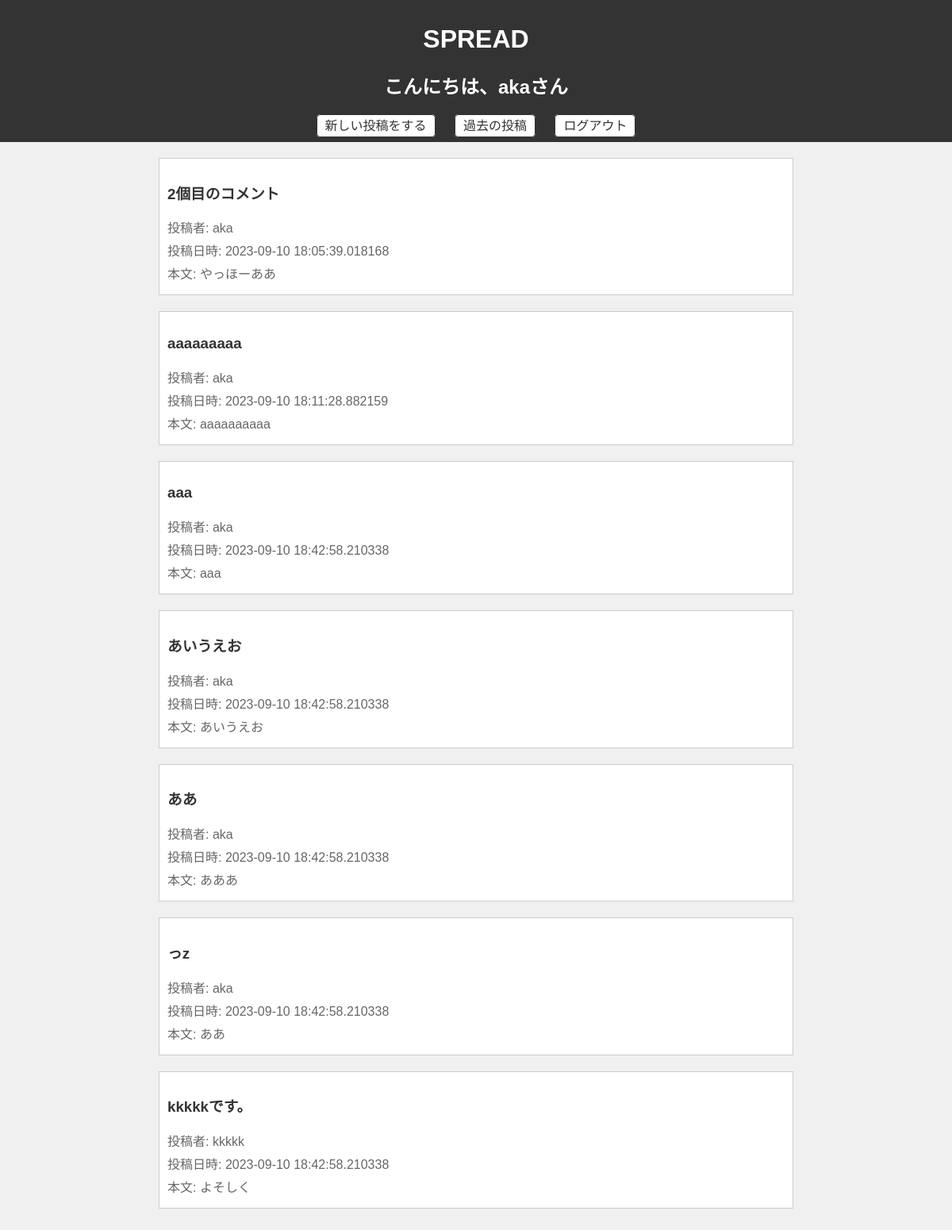
Before: /index (signed in) with the older database file.
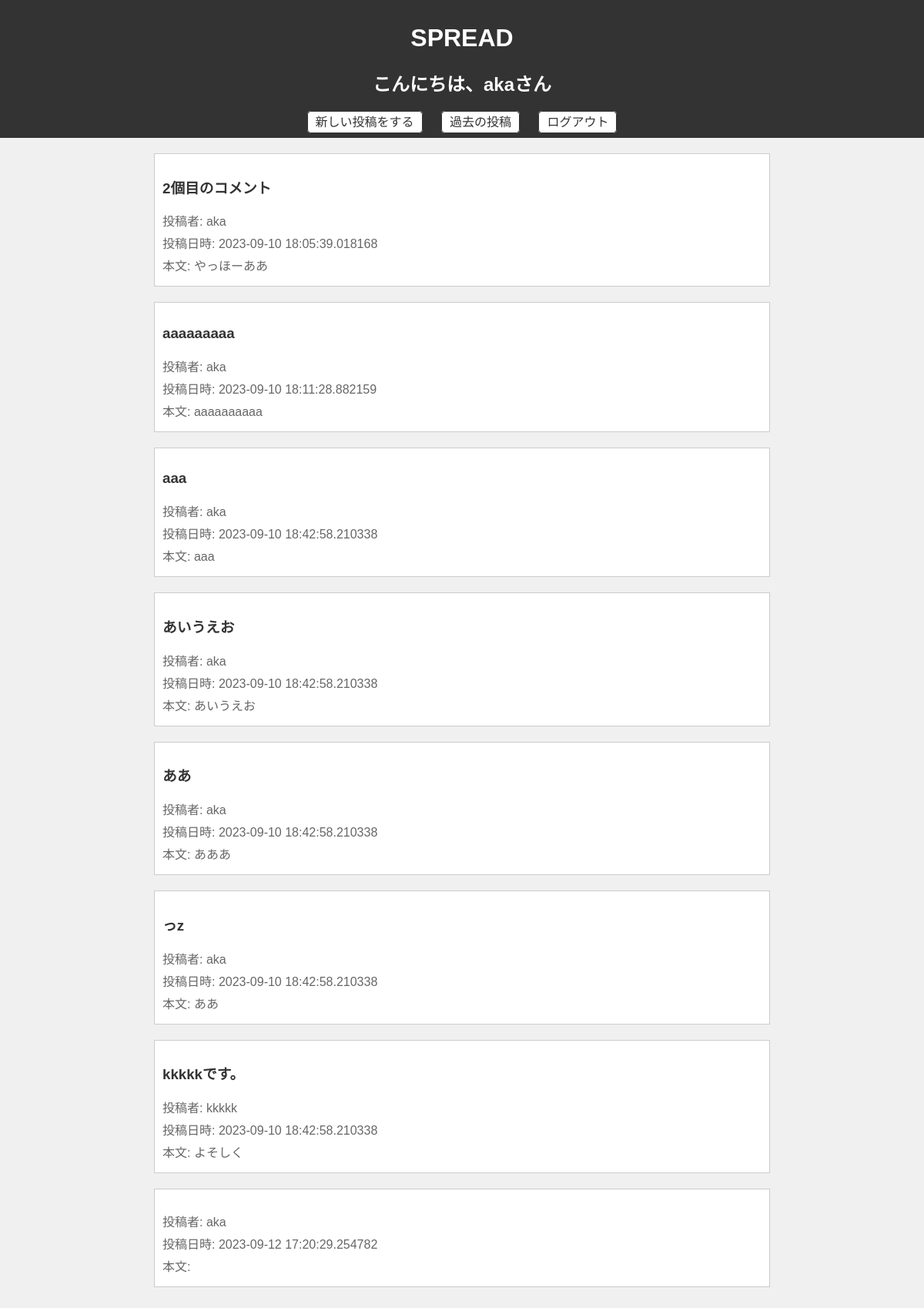
After: the same page with the newer database file.
### app.py (models this page shows)
class User(UserMixin, db.Model):
    id = db.Column(db.Integer, primary_key=True)
    username = db.Column(db.String(30), unique=True)
    password = db.Column(db.String(12))

class Post(db.Model):
    __tablename__ = 'post'
    id = db.Column(db.Integer, primary_key=True)
    username = db.Column(db.String(30), nullable=False)
    title = db.Column(db.String(50), nullable=False)
    body = db.Column(db.String(300), nullable=False)
    created_at = db.Column(db.DateTime, nullable=False, default=datetime.now(pytz.timezone('Asia/Tokyo')))

### app.py (the view)
@app.route('/index', methods=['GET', 'POST'])
@login_required
def index():
    if request.method == 'GET':
        posts = Post.query.all()
        username = current_user.username
        return render_template('index.html', posts=posts, username=username)

### app.py (called while the page is built)
@login_manager.user_loader
def load_user(user_id):
    return User.query.get(int(user_id))

### templates/index.html
{% extends "base.html" %}
{% block style %}
<link rel="stylesheet" href="{{ url_for('static', filename='css/get.css') }}">
{% endblock %}
{% block content %}
<header>
    <h1>SPREAD</h1>
    <h2>こんにちは、{{username}}さん</h2>
    <nav>
        <a href="/create">新しい投稿をする</a>
        <a href="/mypage">過去の投稿</a>
        <a href="/logout">ログアウト</a>
    </nav>
</header>
<div class="container">
    {% for post in posts %}
    <article>
        <h3>{{ post.title }}</h3>
        <p>投稿者: {{ post.username }}</p>
        <p>投稿日時: {{ post.created_at }}</p>
        <p>本文: {{ post.body }}</p>
    </article>
    {% endfor %}
</div>
{% endblock %}

### templates/base.html (shortened to what this page needs)
<!DOCTYPE html>
<html lang="ja">
<head>
    {% block style %}
    {% endblock %}
</head>
<body>
   {% block content %}
   {% endblock %}
</body>
</html>

### static/css/get.css (style rules this page uses)
body { font-family: Arial, sans-serif; background-color: #f0f0f0; margin: 0; padding: 0; }
header { background-color: #333; color: #fff; padding: 10px; text-align: center; }
nav { text-align: center; margin-top: 20px; }
nav a { color: #333; text-decoration: none; margin: 10px; padding: 5px 10px; border: 1px solid #333; border-radius: 5px; background-color: #fff; }
.container { max-width: 800px; margin: 0 auto; padding: 20px; }
article { background-color: #fff; border: 1px solid #ccc; padding: 10px; margin-bottom: 20px; }
article h3 { color: #333; }
article p { color: #666; margin: 5px 0; }

Changed rows visible on the page:
added Post: username "aka", created_at "2023-09-12 17:20:29.254782"
